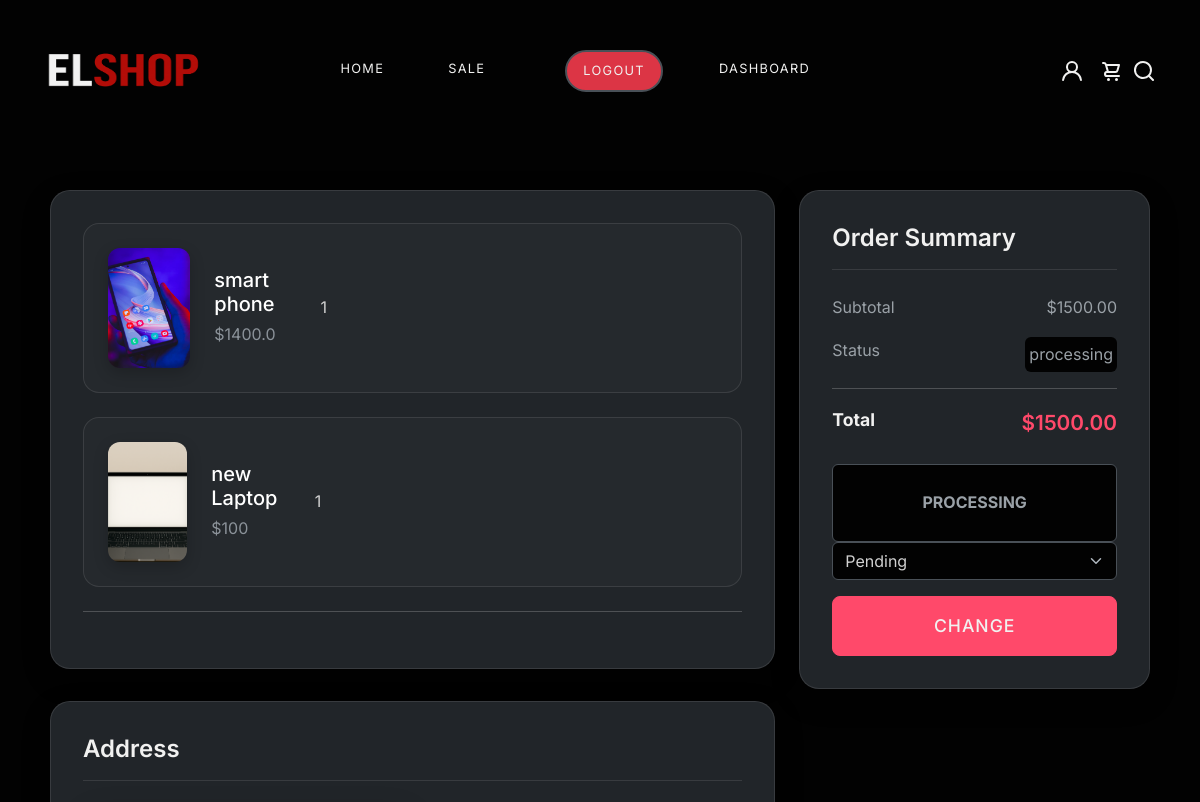
The app's page /dashboard/orders/37/ (signed in, upper part), older data.
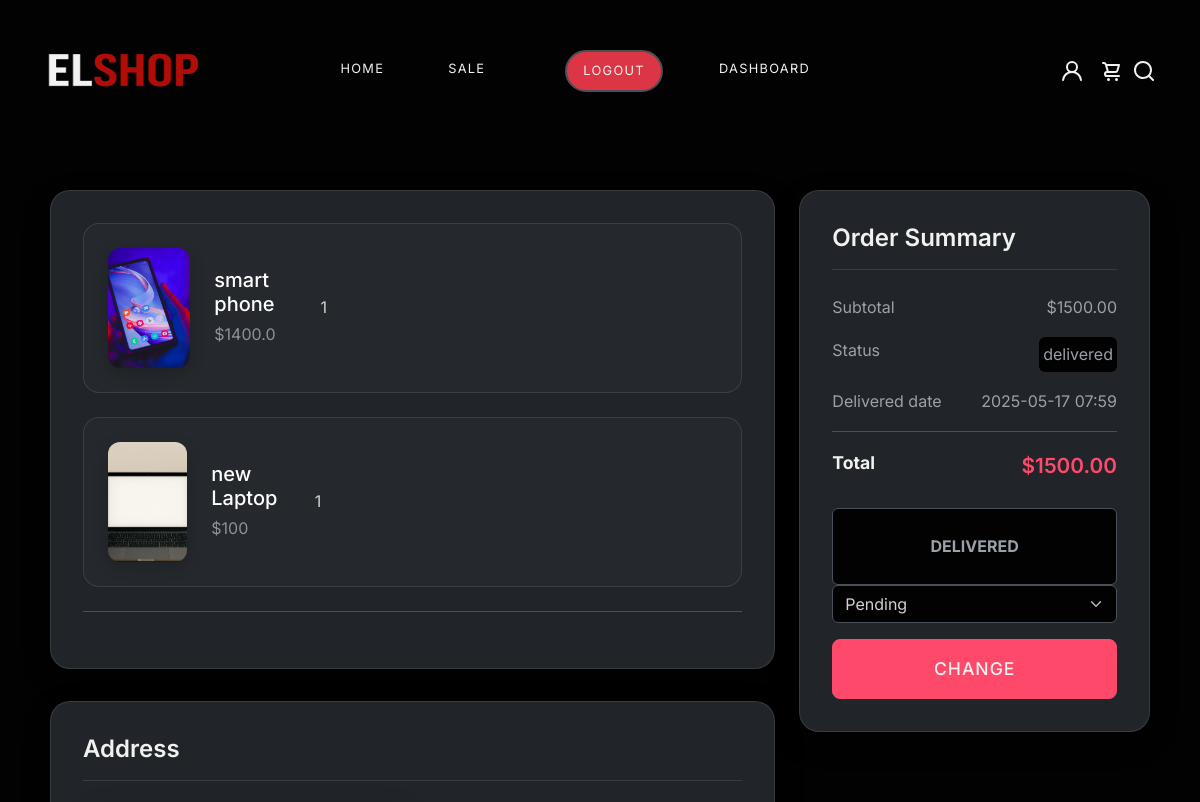
The same page, newer data.
### payment/models.py (models this page shows, shortened)
class Order(models.Model):
    STATUS_ORDER = (
        ("pending","PEDING"),
        ("processing","PROCESSING"),
        ("cancelled","CANCELLED"),
        ("delivered","DELIVERED")
    )
    user = models.ForeignKey(User,on_delete=models.CASCADE)
    address = models.ForeignKey(AddressUser,on_delete=models.CASCADE)
    shiped_date = models.DateTimeField(blank=True,null=True)
    date_ordered = models.DateTimeField(auto_now_add=True)
    date_payed = models.DateTimeField(blank=True,null=True)
    invoice = models.CharField(max_length=255,blank=True,null=True)
    payer_id = models.CharField(max_length=255,blank=True,null=True)
    order_status = models.CharField(choices=STATUS_ORDER,default="pending")
    amount = models.DecimalField(max_digits=10,decimal_places=2)

### dashboard/views.py (the view)
# urls.py: path("orders/<int:id>/",views.detail_order_dashboard,name="D_order"),
def detail_order_dashboard(request,id):
    if request.user.is_authenticated and (request.user.is_staff or request.user.is_superuser):
        order = get_object_or_404(Order, id = id)
        if request.method == "POST":
            if request.user.has_perm("payemnt.change_order"):
                order_status = request.POST.get("order_status")
                order.order_status = order_status
                order.save()
                return redirect(reverse("D_order",args=[order.id]))
        return render(request,"dashboard/order.html",{"order":order})
    return redirect("home")

### cart/cart.py (called while the page is built)
    def __len__(self):
        return len(self.cart)

### cart/context_processors.py (called while the page is built)
def cart(request):
    return {"cart":Cart(request)}

### shop/models.py (called while the page is built)
    @property
    def sale_price(self):
        if self.is_sale:
            sale_p = self.price - (self.price * self.discount / 100)
            return sale_p

### templates/dashboard/order.html (shortened to what the changed rows need)
{% extends 'index.html' %}
{% load static %}
{% block content %}
{% if perms.payment.view_order %}
    <section class="cart py-5">
        <div class="container">
            <div class="row">
                <div class="col-lg-8 mb-0 pb-0">
                    <div class="card">
                        <div class="card-body">
                            {% for item in order.orderitem_set.all %}
                                <div class="cart-item mb-4">
                                    <div class="row align-items-center">
                                        <div class="col-md-4">
                                            <img src="{{item.product.image.url}}" alt="Product" class="img-fluid ">
                                        </div>
                                        <div class="col-md-4">
                                            <h5 class="mb-1">{{item.product.name}}</h5>
                                            {% if item.product.is_sale %}
                                                <p class="text-muted mb-0">${{item.product.sale_price}}</p>
                                            {% else %}
                                                <p class="text-muted mb-0">${{item.product.price}}</p>
                                            {% endif %}
                                        </div>
                                        <div class="col-md-2">
                                            {{item.quantity}}
                                        </div>
                                    </div>
                                </div>
                            {% endfor %}
                            <hr class="my-4">
                        </div>
                    </div>
                    <div class="card">
                        <div class="card-body">
                            <h4 class="card-title mb-4 cart-len">Address</h4>
                        </div>
                    </div>
                </div>
                <div class="col-lg-4">
                    <div class="card">
                        <div class="card-body">
                            <h4 class="card-title mb-4">Order Summary</h4>
                            <div class="d-flex justify-content-between mb-3">
                                <span>Subtotal</span>
                                <span class="sub-t">${{order.amount}}</span>
                            </div>
                            <div class="d-flex justify-content-between mb-3">
                                <span>Status</span>
                                <span class="bg-black p-1 rounded">{{order.order_status}}</span>
                            </div>
                            {% if order.order_status == "delivered" %}
                                <div class="d-flex justify-content-between mb-3">
                                    <span>Delivered date</span>
                                    <span>{{order.shiped_date|date:"Y-m-d H:i"}}</span>
                                </div>
                            {% endif %}
                            <hr>
                            <div class="d-flex justify-content-between mb-4">
                                <strong>Total</strong>
                                <strong class="text-primary total">${{order.amount}}</strong>
                            </div>
                            {% if perms.payment.change_order %}
                                <div class="w-100 d-flex justify-content-center rounded text-uppercase fw-bold bg-black py-4 border">
                                    <span>{{order.order_status}}</span>
                                </div>
                                <form action="" method="POST" >
                                    <select name="order_status" class="form-select" id="id_order_status">
                                        <option value="pending" selected>Pending</option>
                                    </select>
                                    <button type="submit" class="btn btn-primary">change</button>
                                </form>
                            {% else %}
                                <div class="w-100 d-flex justify-content-center rounded text-uppercase fw-bold bg-black py-4 border">
                                    <span>{{order.order_status}}</span>
                                </div>
                            {% endif %}
                        </div>
                    </div>
                </div>
            </div>
        </div>
    </section>
{% endif %}
{% endblock content %}

Row changes from the older to the newer data that the page shows:
changed Order: order_status "processing" → "delivered"; shiped_date (not shown) → "2025-05-17 07:59"; order_status "PROCESSING" → "DELIVERED"
Text that changed along with them:
text now shown: "Delivered date"
